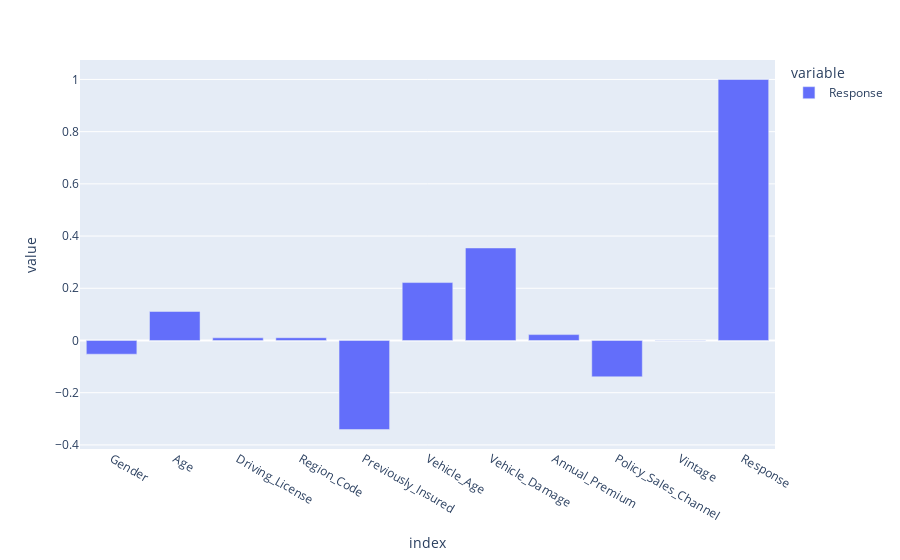

The notebook cell saved with this chart:
### Code cell
px.bar(df.corr()['Response'])

### Figure 1 — Plotly figure (JSON) as saved in the notebook; plotly's stock layout.template omitted (floating-point values rounded to 4 significant figures)
{"data": [{"alignmentgroup": "True", "hovertemplate": "variable=Response<br>index=%{x}<br>value=%{y}<extra></extra>", "legendgroup": "Response", "marker": {"color": "#636efa", "pattern": {"shape": ""}}, "name": "Response", "offsetgroup": "Response", "orientation": "v", "showlegend": true, "textposition": "auto", "x": ["Gender", "Age", "Driving_License", "Region_Code", "Previously_Insured", "Vehicle_Age", "Vehicle_Damage", "Annual_Premium", "Policy_Sales_Channel", "Vintage", "Response"], "xaxis": "x", "y": [-0.05244, 0.1111, 0.01016, 0.01057, -0.3412, 0.2219, 0.3544, 0.02257, -0.139, -0.00105, 1], "yaxis": "y", "type": "bar"}], "layout": {"xaxis": {"anchor": "y", "domain": [0, 1], "title": {"text": "index"}}, "yaxis": {"anchor": "x", "domain": [0, 1], "title": {"text": "value"}}, "legend": {"title": {"text": "variable"}, "tracegroupgap": 0}, "margin": {"t": 60}, "barmode": "relative"}}
